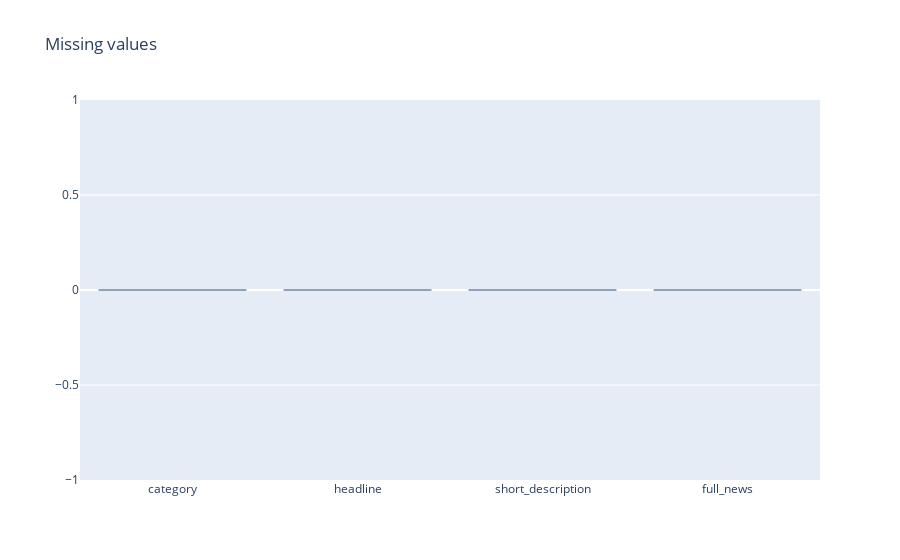

The code cell stored with this chart in its notebook:
### Markdown cell above
- Check NaNs

### Code cell
import plotly.graph_objects as go

fig = go.Figure([go.Bar(x=concatedDf.columns, y=np.sum(concatedDf.isna().values, axis=0))])
fig.update_traces(marker_color='rgb(158,202,225)', marker_line_color='rgb(8,48,107)',
                  marker_line_width=1.5, opacity=0.6)
fig.update_layout(title_text='Missing values')
fig.show()

### Figure 1 — Plotly figure (JSON) as saved in the notebook; plotly's stock layout.template omitted (floating-point values rounded to 4 significant figures)
{"data": [{"marker": {"color": "rgb(158,202,225)", "line": {"color": "rgb(8,48,107)", "width": 1.5}}, "opacity": 0.6, "type": "bar", "x": ["category", "headline", "short_description", "full_news"], "y": [0, 0, 0, 0]}], "layout": {"title": {"text": "Missing values"}}}
